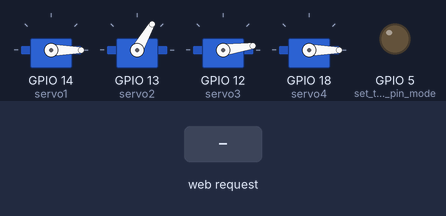
This sketch was run on a simulated ESP32. Parts: 4 × servo, output pins drawn as LEDs (lit = HIGH). Inputs (shaded band) come from the test bench. WiFi joins after 1.5 s; servers stay silent unless stated; what the sketch prints to the serial monitor is not drawn.

Above: at 2.7 s.
2.8 s: HTTP request GET /A received
At 3.9 s:
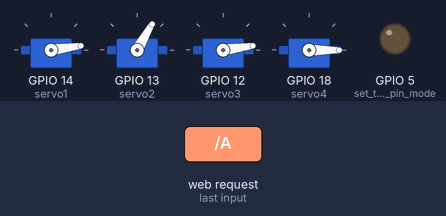
4.4 s: HTTP request GET /B received
At 5.3 s:
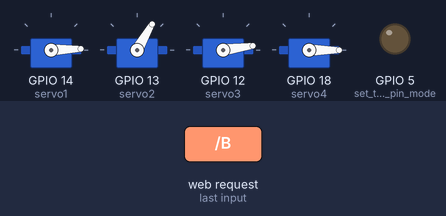
5.9 s: HTTP request GET /C received
At 8.2 s:
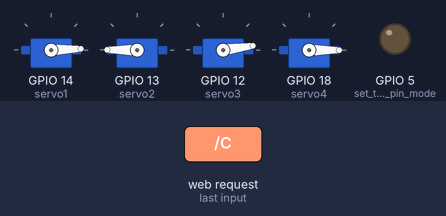
8.9 s: HTTP request GET /D received
At 9.05 s:
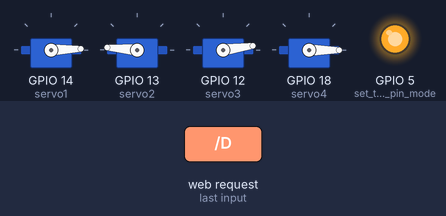
11.9 s: HTTP request GET /E received
At 13.1 s:
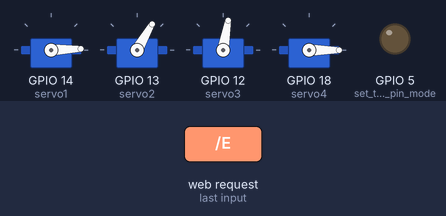
13.8 s: HTTP request GET /F received
At 13.95 s:
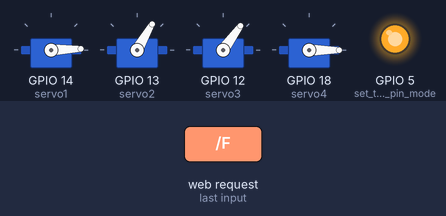
Timing chart, 0 to 16.6 s (numbered marks = the images above; inputs shaded):
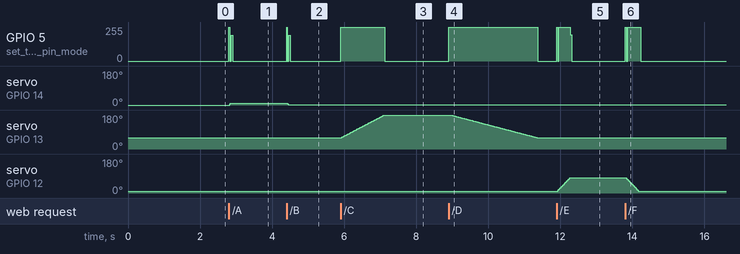

The sketch:

Stepper_Arm.ino
```cpp
#include <Servo.h>
#include <WiFi.h>
#include <PCD8544.h>
 int posDegrees = 0;
Servo servo1, servo2, servo3,servo4;


 int handPos = 0, arm1Pos = 60, arm2Pos = 8, baseRot = 0;
const char* ssid     = "ssid";
const char* password = "password";

WiFiServer server(80);
void setup()
{
    Serial.begin(115200);

    pinMode(5, OUTPUT);      // set the LED pin mode
servo1.attach(14);
servo2.attach(13);
servo3.attach(12);
servo4.attach(18);
servo1.write(handPos);
servo2.write(60);
servo3.write(arm2Pos);
servo4.write(0);
    delay(10);

    // We start by connecting to a WiFi network

    Serial.println();
    Serial.println();
    Serial.print("Connecting to ");
    Serial.println(ssid);

    WiFi.begin(ssid, password);

    while (WiFi.status() != WL_CONNECTED) {
        delay(500);
        Serial.print(".");
    }

    Serial.println("");
    Serial.println("WiFi connected.");
    Serial.println("IP address: ");
    Serial.println(WiFi.localIP());

    server.begin();

}

int value = 0;

void loop(){
  delay(10);
 WiFiClient client = server.available();   // listen for incoming clients

  if (client) {                             // if you get a client,
    Serial.println("New Client.");           // print a message out the serial port
    String currentLine = "";                // make a String to hold incoming data from the client
    while (client.connected()) {            // loop while the client's connected
      if (client.available()) {             // if there's bytes to read from the client,
        char c = client.read();             // read a byte, then
        Serial.write(c);                    // print it out the serial monitor
        if (c == '\n') {                    // if the byte is a newline character

          // if the current line is blank, you got two newline characters in a row.
          // that's the end of the client HTTP request, so send a response:
          if (currentLine.length() == 0) {
            // HTTP headers always start with a response code (e.g. HTTP/1.1 200 OK)
            // and a content-type so the client knows what's coming, then a blank line:
            client.println("HTTP/1.1 200 OK");
            client.println("Content-type:text/html");
            client.println();

            // the content of the HTTP response follows the header:

            client.print("HAND (Servo 1): <button onclick= location.href=\"/A\"> RELEASE </button> <button onclick= location.href=\"/B\"> GRAB </button> <br>");
            client.print("ARM1 (Servo 2): <button onclick= location.href=\"/C\"> UP </button> <button onclick= location.href=\"/D\"> DOWN </button> <br>");
            client.print("ARM2 (Servo 3): <button onclick= location.href=\"/E\"> UP </button> <button onclick= location.href=\"/F\"> DOWN </button> <br>");
             client.print("BASE (Servo 4): <button onclick= location.href=\"/G\"> RIGHT </button> <button onclick= location.href=\"/H\"> LEFT </button> <br>");
            //client.print("Click <a href=\"/B\">here</a> to turn the LED on pin 5 off.<br>");

            // The HTTP response ends with another blank line:
            client.println();
            // break out of the while loop:
            break;
          } else {    // if you got a newline, then clear currentLine:
            currentLine = "";
          }
        } else if (c != '\r') {  // if you got anything else but a carriage return character,
          currentLine += c;      // add it to the end of the currentLine
        }


int i = 0;
        // Check to see if the client request was "GET /H" or "GET /L":
////////////////////////// SERVO1 ///////////////////////////////////
        if (currentLine.endsWith("GET /A")) {

          while(i<5)
{
digitalWrite(5, HIGH);
   servo1.write(handPos);

        Serial.println(handPos);
        delay(10);
        digitalWrite(5, LOW);
        handPos =handPos + 2;
        i ++;
        if (handPos >180)
        break;
}
                      }
      if (currentLine.endsWith("GET /B")) {
      while(i<5)
{

   servo1.write(handPos);
   digitalWrite(5, HIGH);
        Serial.println(handPos );
        delay(10);
        digitalWrite(5, LOW);
        handPos = handPos - 2;
        i ++;
        if (handPos <= 0)
        break;
}

        }


////////////////////////// SERVO2 ///////////////////////////////////
          if (currentLine.endsWith("GET /C")) {

          while(1)
{
   if (arm1Pos >180)
        break;
digitalWrite(5, HIGH);
   servo2.write(arm1Pos);

        Serial.println(arm1Pos);
        delay(20);
        digitalWrite(5, LOW);
        arm1Pos =arm1Pos + 2;


}
                      }
  if (currentLine.endsWith("GET /D")) {

          while(1)
{
      if (arm1Pos < 60)
        break;
digitalWrite(5, HIGH);
   servo2.write(arm1Pos);

        Serial.println(arm1Pos);
        delay(20);
        digitalWrite(5, LOW);
        arm1Pos =arm1Pos - 1;


}
                      }


////////////////////////// SERVO3 ///////////////////////////////////
                       if (currentLine.endsWith("GET /E")) {

          while(1)
{
  if (arm2Pos >80)
        break;
   servo3.write(arm2Pos);
digitalWrite(5, HIGH);


        Serial.println(arm2Pos);
        delay(10);
        digitalWrite(5, LOW);
        arm2Pos =arm2Pos + 2;


}
                       }
                        if (currentLine.endsWith("GET /F")) {

          while(1)
{
   if (arm2Pos < 8)
        break;
digitalWrite(5, HIGH);
   servo3.write(arm2Pos);

        Serial.println(arm2Pos);
        delay(10);
        digitalWrite(5, LOW);
        arm2Pos =arm2Pos - 2;


}
                        }
////////////////////////// SERVO4 ///////////////////////////////////
  if (currentLine.endsWith("GET /G")) {

          while(1)
{
  if (baseRot >180)
        break;
   servo4.write(baseRot);
digitalWrite(5, HIGH);


        Serial.println(baseRot);
        delay(10);
        digitalWrite(5, LOW);
        baseRot =baseRot + 2;


}
                       }
                        if (currentLine.endsWith("GET /H")) {

          while(1)
{
   if (baseRot < 0)
        break;
digitalWrite(5, HIGH);
   servo4.write(baseRot);

        Serial.println(baseRot);
        delay(10);
        digitalWrite(5, LOW);
        baseRot =baseRot - 2;


}
                        }
////////////////////////////////////////////////////////////////////
      }
    }
    // close the connection:
    client.stop();
    Serial.println("Client Disconnected.");

  }
}
```

Measured:
- after the input at 2.8 s, GPIO 5 (set_the_LED_pin_mode): 0/255 → 255/255 at once, → 0/255 0.02 s later, → 192/255 0.04 s later, → 0/255 0.04 s later; servo on GPIO 14 (servo1): 0° → 8° at once
- after the input at 4.4 s, GPIO 5 (set_the_LED_pin_mode): 0/255 → 255/255 at once, → 0/255 0.02 s later, → 192/255 0.04 s later, → 0/255 0.04 s later; servo on GPIO 14 (servo1): 8° → 2° at once
- after the input at 5.9 s, GPIO 5 (set_the_LED_pin_mode): 0/255 → 255/255 at once, → 0/255 1.2 s later; servo on GPIO 13 (servo2): moves from 60° to 180° over 1.2 s, starting at once
- after the input at 8.9 s, GPIO 5 (set_the_LED_pin_mode): 0/255 → 255/255 at once, → 0/255 2.5 s later; servo on GPIO 13 (servo2): moves from 180° to 60° over 2.4 s, starting after 0.07 s
- after the input at 11.9 s, GPIO 5 (set_the_LED_pin_mode): 0/255 → 255/255 at once, → 0/255 0.38 s later; servo on GPIO 12 (servo3): moves from 8° to 80° over 0.34 s, starting at once
- after the input at 13.8 s, GPIO 5 (set_the_LED_pin_mode): 0/255 → 255/255 at once, → 0/255 0.42 s later
